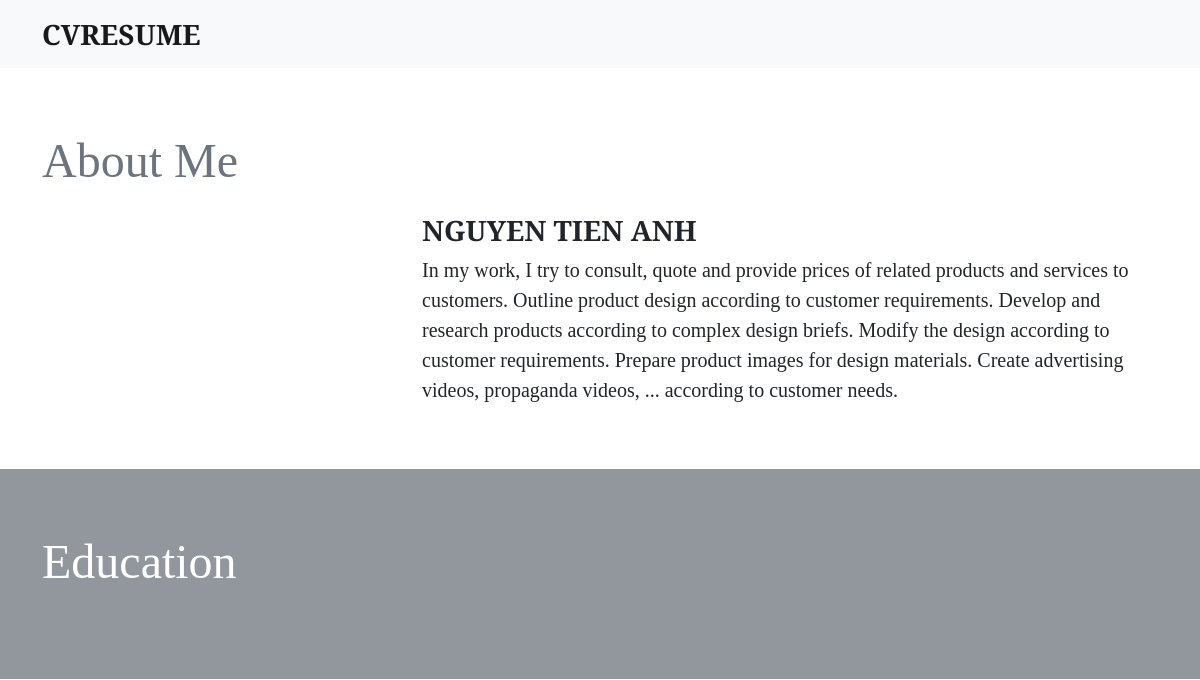
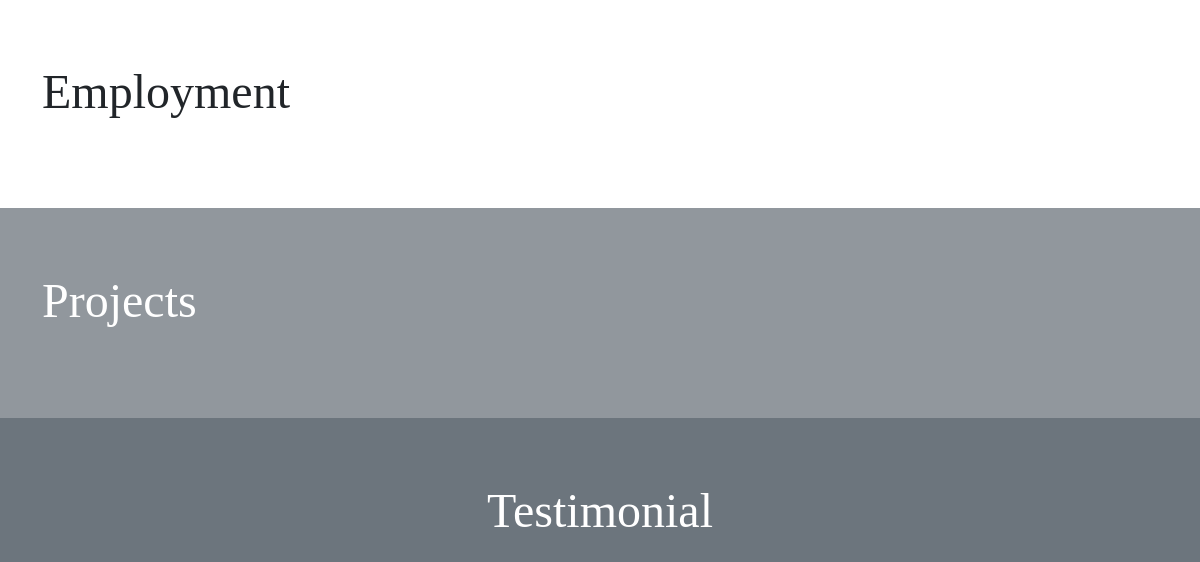
/index.php?controller=about&id=1 (upper part), run on an earlier commit of the app's database (2 pictures, top to bottom).
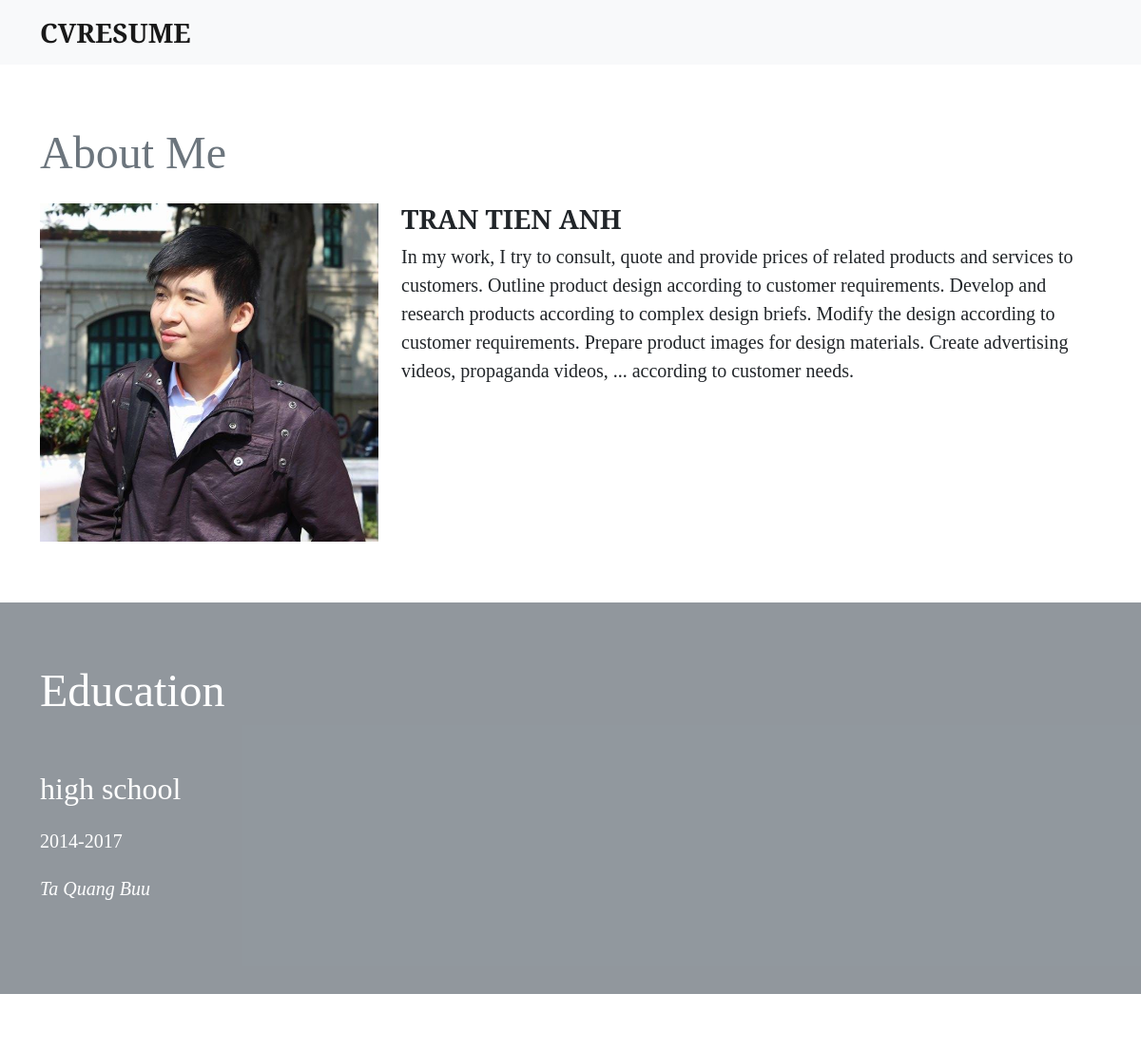
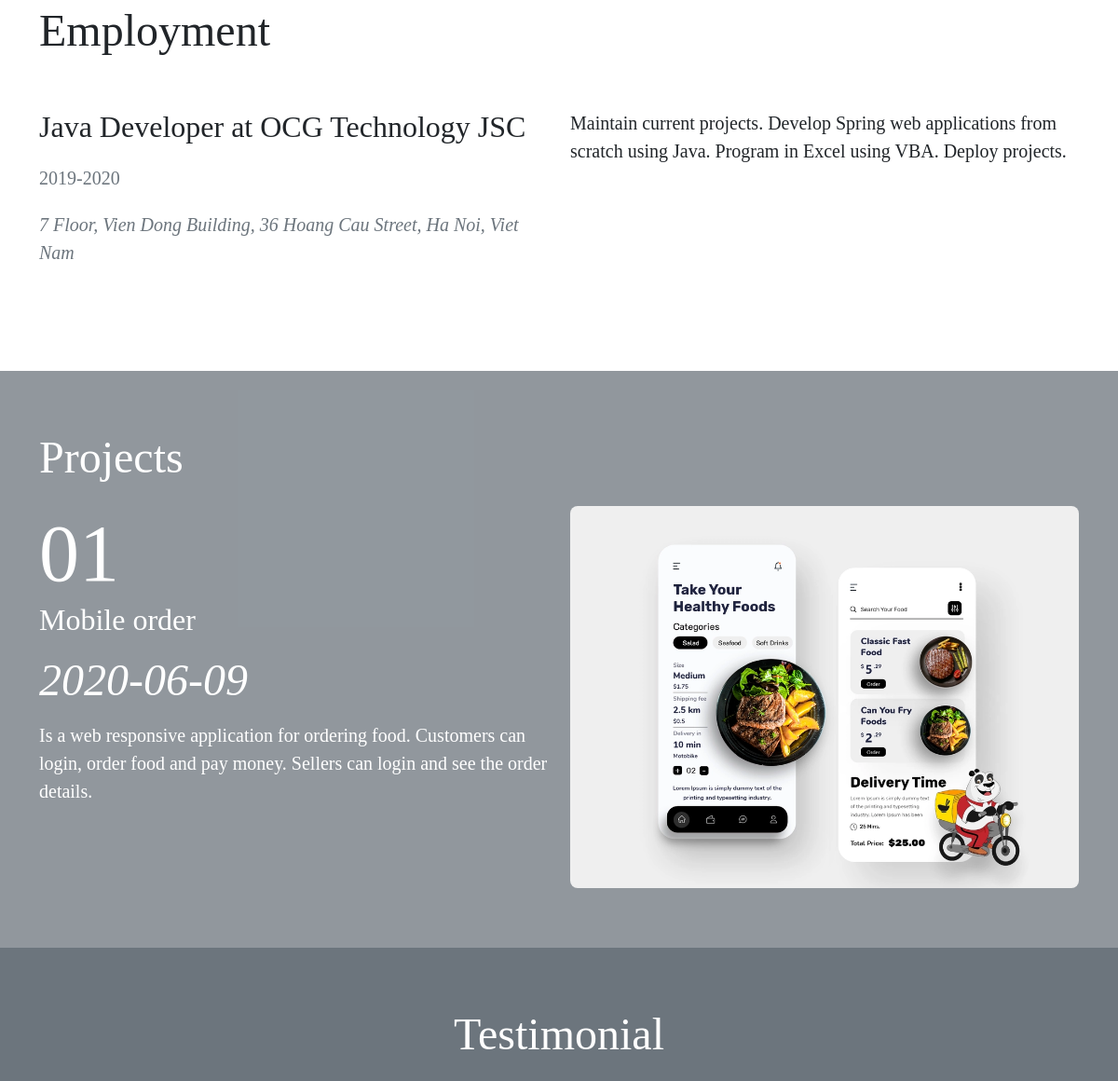
And on a later commit of the database (2 pictures, top to bottom).
### tables this page shows
CREATE TABLE `member` (
  `id` int(11) NOT NULL,
  `username` varchar(50) NOT NULL,
  `password` varchar(100) NOT NULL,
  `full_name` varchar(100) NOT NULL,
  `description` mediumtext NOT NULL,
  `image` varchar(255) NOT NULL
);

CREATE TABLE `education` (
  `id` int(11) NOT NULL,
  `name` varchar(100) NOT NULL,
  `detail` varchar(255) NOT NULL,
  `date_start` year(4) NOT NULL,
  `date_end` year(4) NOT NULL,
  `id_member` int(11) NOT NULL
);

CREATE TABLE `employment` (
  `id` int(11) NOT NULL,
  `undertake` varchar(100) NOT NULL,
  `detail` varchar(255) NOT NULL,
  `description` text NOT NULL,
  `date_start` year(4) NOT NULL,
  `date_end` year(4) NOT NULL,
  `id_member` int(11) NOT NULL
);

CREATE TABLE `project` (
  `id` int(11) NOT NULL,
  `title` varchar(255) NOT NULL,
  `description` text NOT NULL,
  `date` date NOT NULL DEFAULT current_timestamp(),
  `image` varchar(255) NOT NULL,
  `demo` varchar(255) NOT NULL,
  `id_member` int(11) NOT NULL
);

### Controllers/BaseController.php (called while the page is built, shortened)
<?php
class BaseController {
    protected function view($view_path, $data = []) {
        $view_path = self::VIEW_FOLDER_NAME. '/' . str_replace('.', '/', $view_path) . '.php';
        require($view_path);
    }
}

### Controllers/AboutController.php (called while the page is built, shortened)
<?php
class AboutController extends BaseController {
    private $aboutModel;
    public function __construct() {
        $this->aboutModel = new AboutModel;
    }
    public function index() {
        $id_member = $_GET['id'];
        $member = $this->aboutModel->getInfo("member",
            ['full_name','description', 'image'],
            [
                'id' => $id_member
            ]
        );
        $education = $this->aboutModel->getEducation("education",
            [' id', 'name','detail','date_start','date_end'],
            [
                'id_member' => $id_member,
            ]
        );
        $employment = $this->aboutModel->getEmployment("employment",
            [' id','undertake','detail','description','date_start','date_end'],
            [
                'id_member' => $id_member,
            ]
        );
        $project = $this->aboutModel->getTestimonial("project",
            ['title','description','date','image','demo'],
            [
                'id_member' => $id_member,
            ]
        );
        $testimonial = $this->aboutModel->getTestimonial("testimonial",
            ['id','full_name','comment'],
            [
                'id_member' => $id_member,
            ]
        );
        $this->view('frontend.abouts.index', [
            'member' => $member,
            'education' => $education,
            'employment' => $employment,
            'projects' => $project,
            'testimonial' => $testimonial,
        ]);
    }
}

### Core/Database.php (called while the page is built, shortened)
<?php
class Database {
	public function connect() {
		$connect = mysqli_connect(self::HOST, self::USERNAME, self::PASSWORD, self::DB_NAME);
		mysqli_set_charset($connect, "utf8");
		if(mysqli_connect_errno() == 0) {
			return $connect;
		}
		return false;
	}
}

### Models/BaseModel.php (called while the page is built, shortened)
<?php
class BaseModel extends Database {
    protected $conn;
    public function __construct() {
        $this->conn = $this->connect();
    }
    private function query($sql) {
        return mysqli_query($this->conn, $sql);
    }
    public function fill($table, $select = ['*'], $data = []) {
        $condition = [];
        foreach($data as $key=>$value)
        {
            $condition_item = "${key}='${value}'";
            array_push($condition, $condition_item);
        }
        $condition = implode(" AND ", $condition);
        $columns = implode(",", $select);
        $sql = "SELECT ${columns} FROM ${table} WHERE ${condition}";
        $query = $this->query($sql);
        $data = [];
        while ($row = mysqli_fetch_assoc($query)) {
			array_push($data, $row);
		}
		return $data;
    }
	public function find($table, $select = ['*'], $data = []) {
        $condition = [];
        foreach($data as $key=>$value)
        {
            $condition_item = "${key}='${value}'";
            array_push($condition, $condition_item);
        }
        $condition = implode(" AND ", $condition);
        $columns = implode(",", $select);
        $sql = "SELECT ${columns} FROM ${table} where ${condition}";
        $query = $this->query($sql);
        $data = mysqli_fetch_assoc($query);
		return $data;
	}
}

### Models/AboutModel.php (called while the page is built, shortened)
<?php
class AboutModel extends BaseModel {
    public function getInfo($table, $select, $condition) {
        return $this->find($table, $select, $condition);
    }
    public function getEducation($table, $select, $condition) {
        return $this->fill($table, $select, $condition);
    }
    public function getEmployment($table, $select, $condition) {
        return $this->fill($table, $select, $condition);
    }
    public function getTestimonial($table, $select, $condition) {
        return $this->fill($table, $select, $condition);
    }
}

### Views/frontend/abouts/index.php (the view, shortened to what this page needs)
<section class="about">
    <div class="container">
        <h3 class="heading text-secondary text-capitalize mb-4">about me</h3>
        <div class="row">
            <div class="col-md-4">
                <img class="about-img" src="<?= $member['image'] ?>" alt="">
            </div>
            <div class="col-md-8">
                <h5 class="fs-3 fw-semibold text-uppercase"><?= $member['full_name'] ?></h5>
                <p class="mb-0"><?= $member['description'] ?></p>
            </div>
        </div>
    </div>
</section>
<section class="education bg-secondary bg-opacity-75 text-white">
    <div class="container">
        <h3 class="heading text-capitalize mb-4">education</h3>
        <div class="education-list">
            <?php
            foreach($education as $key=>$value) {
            ?>
                <div class="education-item flow">
                    <h4 class="education-major mb-0"><?= $value['detail'] ?></h4>
                    <p class="education-info mb-0">
                        <?= $value['date_start'] ?>-<?= $value['date_end'] ?>
                    </p>
                    <p class="education-name fst-italic mb-0"><?= $value['name'] ?></p>
                </div>
            <?php
            }
            ?>
        </div>
    </div>
</section>
<section class="employment">
    <div class="container">
        <h3 class="heading text-capitalize mb-4">employment</h3>
        <div class="employment-list">
            <?php
            foreach($employment as $key=>$value) {
            ?>
                <div class="employment-item row">
                    <div class="employment-content col-md-6 flow">
                        <h4 class="employment-pos mb-0"><?= $value['undertake'] ?></h4>
                        <p class="employment-info text-secondary mb-0">
                            <?= $value['date_start'] ?>-<?= $value['date_end'] ?>
                        </p>
                        <p class="employment-address text-secondary fst-italic">
                            <?= $value['detail'] ?>
                        </p>
                    </div>
                    <div class="col-md-6">
                        <p class="mb-0">
                            <?= $value['description'] ?>
                        </p>
                    </div>
                </div>
            <?php
            }
            ?>
        </div>
    </div>
</section>
<section class="project bg-secondary bg-opacity-75 text-white">
    <div class="container">
        <h3 class="heading text-capitalize mb-4">projects</h3>
        <div class="project-grid d-grid">
            <?php
            $index = 1;
            foreach($projects as $key => $value) {
            ?>
                <div class="project-item row">
                    <div class="project-img col-md-6">
                        <img src="<?= $value['image'] ?>" alt="project image">
                    </div>
                    <div class="project-content flow col-md-6">
                        <h2 class="mb-0">
                            <span class="project-id d-block"><?= $index < 10 ? "0${index}" : $index; ?></span>
                            <span class="project-title d-block fs-2"><?= $value['title'] ?></span>
                        </h2>
                        <h3 class="project-date heading fst-italic mb-0"><?= $value['date'] ?></h3>
                        <p class="mb-0">
                            <?= $value['description'] ?>
                        </p>
                    </div>
                </div>
            <?php
                $index++;
            }
            ?>
        </div>
    </div>
</section>
<section class="testimonial bg-secondary text-white">
    <div class="container">
        <h3 class="heading text-capitalize text-center mb-4">testimonial</h3>
    </div>
</section>

### includes/header.php (shortened to what this page needs)
<!DOCTYPE html>
<html>
<head>
    <link rel="stylesheet" href="/cvresume/assets/css/vendor/bootstrap.min.css">
    <link rel="stylesheet" href="https://cdn.jsdelivr.net/npm/bootstrap-icons@1.8.2/font/bootstrap-icons.css">
    <link rel="stylesheet" type="text/css" href="/cvresume/assets/css/styles.css" />
</head>
<body>
    <header class="header">
        <nav class="navbar navbar-expand-lg bg-light">
            <div class="container">
                <a class="navbar-brand text-uppercase fs-3" href="./">cvresume</a>
            </div>
        </nav>
    </header>

### index.php (shortened to what this page needs)
<?php
    include(dirname(__FILE__)."/includes/header.php");
?>
<main>
    <?php
        require("./Core/Database.php");
        require("./Models/BaseModel.php");
        require("./Controllers/BaseController.php");
        $actionName = $_REQUEST['action'] ?? 'index';
        $controllerObj = new $controllerName;
        $controllerObj->$actionName();
    ?>
</main>
<?php include(dirname(__FILE__)."/includes/footer.php"); ?>

### includes/footer.php (shortened to what this page needs)
</body>
</html>

### assets/css/styles.css (style rules this page uses)
body { font-family: "Baskervville", serif !important; font-size: 1.25rem; }
.flow > * + * { margin-top: var(--flow-spacer, 1rem); }
section { padding-block: 3.75rem; }
section .heading { font-size: 2rem; }
@media only screen and (min-width: 64em) { section { padding-block: 4rem; } }
@media only screen and (min-width: 64em) { section .heading { font-size: 3rem; } }
.navbar-brand { font-weight: 600; }
.about-img { width: 100%; height: auto; object-fit: cover; }
.education-item { --flow-spacer: 1.25rem; padding-block: 2rem; }
.education-major { font-size: 1.75rem; }
@media only screen and (min-width: 64em) { .education-major { font-size: 2rem; } }
.employment-item { padding-block: 2rem; }
.employment-content { --flow-spacer: 1.25rem; }
.employment-pos { font-size: 1.75rem; }
@media only screen and (min-width: 64em) { .employment-item { gap: 0; } }
@media only screen and (min-width: 64em) { .employment-pos { font-size: 2rem; } }
.project-grid { gap: 3rem; }
.project-id { font-size: 2.75rem; }
.project-img img { width: 100%; height: 100%; object-fit: cover; border-radius: 0.5rem; }
@media only screen and (min-width: 64em) { .project-id { font-size: 5.375rem; } }
@media only screen and (min-width: 64em) { .project-grid > *:nth-child(odd) { flex-direction: row-reverse; } }

What changed in the data, as far as the page shows it:
changed member: image: picture added; full_name "NGUYEN TIEN ANH" → "TRAN TIEN ANH"
added education: detail "high school", date_start "2014", date_end "2017", name "Ta Quang Buu"
added employment: undertake "Java Developer at OCG Technology JSC", date_start "2019", date_end "2020", detail "7 Floor, Vien Dong Building, 36 Hoang Cau Street, Ha Noi, Viet Nam", description "Maintain current projects. Develop Spring web applications from scratch using Java. Program in Excel using VBA. Deploy projects."
added project: image (picture), title "Mobile order", date "2020-06-09", description "Is a web responsive application for ordering food. Customers can login, order food and pay money. Sellers can login and see the order details."
